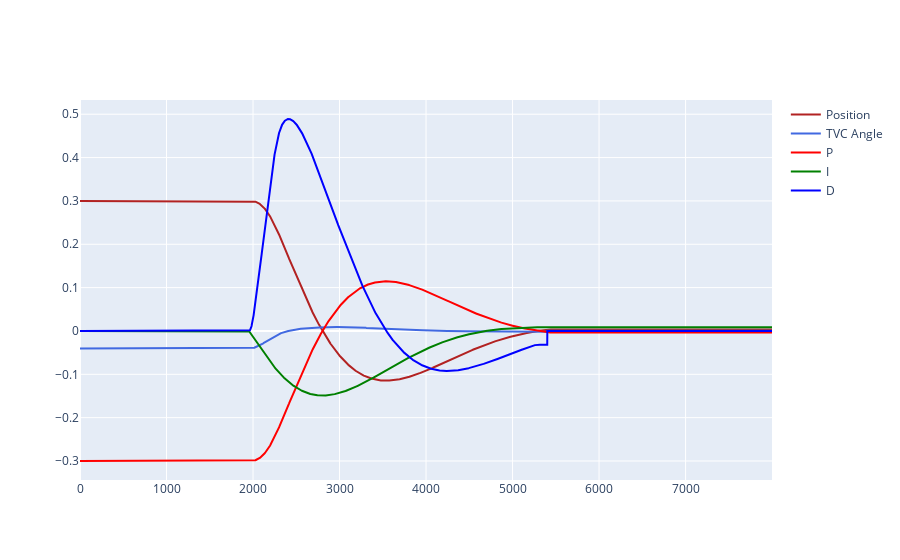

Notebook code cell kept with this figure:
### Code cell
import plotly.graph_objects as go
import pandas as pd
import numpy as np
import time

df = pd.read_csv('data/flight.csv')
fig = go.FigureWidget()
fig.add_trace(go.Scatter(x=df['ms'], y=df['0_ang_pos'], name='Position', line=dict(color='firebrick', width=2)))
fig.add_trace(go.Scatter(x=df['ms'], y=df['0_output'], name = 'TVC Angle', line=dict(color='royalblue', width=2)))
fig.add_trace(go.Scatter(x=df['ms'], y=df['0_p'], name = 'P', line=dict(color='red', width=2)))
fig.add_trace(go.Scatter(x=df['ms'], y=df['0_i'], name = 'I', line=dict(color='green', width=2)))
fig.add_trace(go.Scatter(x=df['ms'], y=df['0_d'], name = 'D', line=dict(color='blue', width=2)))
#fig.add_trace(go.Scatter(x=df['ms'], y=df['2_lin_force'], name = 'Force', line=dict(color='blue', width=2)))
#fig.add_trace(go.Scatter(x=df['ms'], y=df['2_lin_vel'], name = 'Vel', line=dict(color='red', width=2)))
#fig.add_trace(go.Scatter(x=df['ms'], y=df['2_lin_pos'], name = 'Alt', line=dict(color='green', width=2)))
fig.show()

df.loc['2_lin_vel']

### Figure 1 — Plotly figure (JSON) as saved in the notebook; plotly's stock layout.template omitted (floating-point values rounded to 4 significant figures; data arrays with more than 128 entries replaced by an {"elided": "..."} marker saying what was removed)
{"data": [{"line": {"color": "firebrick", "width": 2}, "name": "Position", "type": "scatter", "uid": "bf882777-3e16-4f5b-97f1-2a4016f50b6b", "x": {"elided": "8000 int values"}, "y": {"elided": "8000 float values"}}, {"line": {"color": "royalblue", "width": 2}, "name": "TVC Angle", "type": "scatter", "uid": "859bd609-40ea-42d9-acbc-446b1794c971", "x": {"elided": "8000 int values"}, "y": {"elided": "8000 float values"}}, {"line": {"color": "red", "width": 2}, "name": "P", "type": "scatter", "uid": "e09fe1d9-0d1e-4fd1-a74b-25c1f344ff56", "x": {"elided": "8000 int values"}, "y": {"elided": "8000 float values"}}, {"line": {"color": "green", "width": 2}, "name": "I", "type": "scatter", "uid": "ebbdc7e1-5fef-4753-bd1d-37409042c92d", "x": {"elided": "8000 int values"}, "y": {"elided": "8000 float values"}}, {"line": {"color": "blue", "width": 2}, "name": "D", "type": "scatter", "uid": "acb59ec5-5cea-41b6-b4e4-ab624d73171b", "x": {"elided": "8000 int values"}, "y": {"elided": "8000 float values"}}], "layout": {}}
